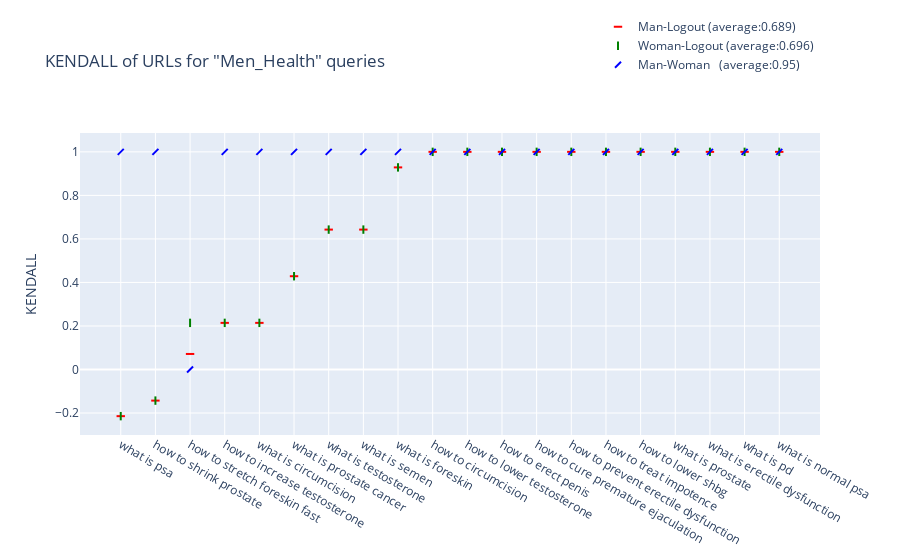

The notebook cell saved with this chart:
### Code cell
Plot(data=[all_queries, res_man, res_woman, res_man_woman, average, 'URLs'],
     metrics='KENDALL',
     category="Men_Health")

### Figure 1 — Plotly figure (JSON) as saved in the notebook; plotly's stock layout.template omitted (floating-point values rounded to 4 significant figures)
{"data": [{"marker": {"color": "red", "line": {"color": "red", "width": 2}, "symbol": "line-ew"}, "mode": "markers", "name": "Man-Logout (average:0.689)", "type": "scatter", "x": ["what is psa", "how to shrink prostate", "how to stretch foreskin fast", "how to increase testosterone", "what is circumcision", "what is prostate cancer", "what is testosterone", "what is semen", "what is foreskin", "how to circumcision", "how to lower testosterone", "how to erect penis", "how to cure premature ejaculation", "how to prevent erectile dysfunction", "how to treat impotence", "how to lower shbg", "what is prostate", "what is erectile dysfunction", "what is pd", "what is normal psa"], "y": [-0.2143, -0.1429, 0.07143, 0.2143, 0.2143, 0.4286, 0.6429, 0.6429, 0.9286, 1.0, 1.0, 1.0, 1.0, 1.0, 1.0, 1.0, 1.0, 1.0, 1.0, 1.0]}, {"marker": {"color": "green", "line": {"color": "green", "width": 2}, "symbol": "line-ns"}, "mode": "markers", "name": "Woman-Logout (average:0.696)", "type": "scatter", "x": ["what is psa", "how to shrink prostate", "how to stretch foreskin fast", "how to increase testosterone", "what is circumcision", "what is prostate cancer", "what is testosterone", "what is semen", "what is foreskin", "how to circumcision", "how to lower testosterone", "how to erect penis", "how to cure premature ejaculation", "how to prevent erectile dysfunction", "how to treat impotence", "how to lower shbg", "what is prostate", "what is erectile dysfunction", "what is pd", "what is normal psa"], "y": [-0.2143, -0.1429, 0.2143, 0.2143, 0.2143, 0.4286, 0.6429, 0.6429, 0.9286, 1.0, 1.0, 1.0, 1.0, 1.0, 1.0, 1.0, 1.0, 1.0, 1.0, 1.0]}, {"marker": {"color": "blue", "line": {"color": "blue", "width": 2}, "symbol": "line-ne"}, "mode": "markers", "name": "Man-Woman   (average:0.95)", "type": "scatter", "x": ["what is psa", "how to shrink prostate", "how to stretch foreskin fast", "how to increase testosterone", "what is circumcision", "what is prostate cancer", "what is testosterone", "what is semen", "what is foreskin", "how to circumcision", "how to lower testosterone", "how to erect penis", "how to cure premature ejaculation", "how to prevent erectile dysfunction", "how to treat impotence", "how to lower shbg", "what is prostate", "what is erectile dysfunction", "what is pd", "what is normal psa"], "y": [1.0, 1.0, 0, 1.0, 1.0, 1.0, 1.0, 1.0, 1.0, 1.0, 1.0, 1.0, 1.0, 1.0, 1.0, 1.0, 1.0, 1.0, 1.0, 1.0]}], "layout": {"autosize": true, "legend": {"x": 0.7, "y": 1.4}, "title": {"text": "KENDALL of URLs for \"Men_Health\" queries"}, "xaxis": {"autorange": true, "range": [-1.179, 20.18], "type": "category"}, "yaxis": {"autorange": true, "range": [-0.3087, 1.094], "title": {"text": "KENDALL"}, "type": "linear"}}}
